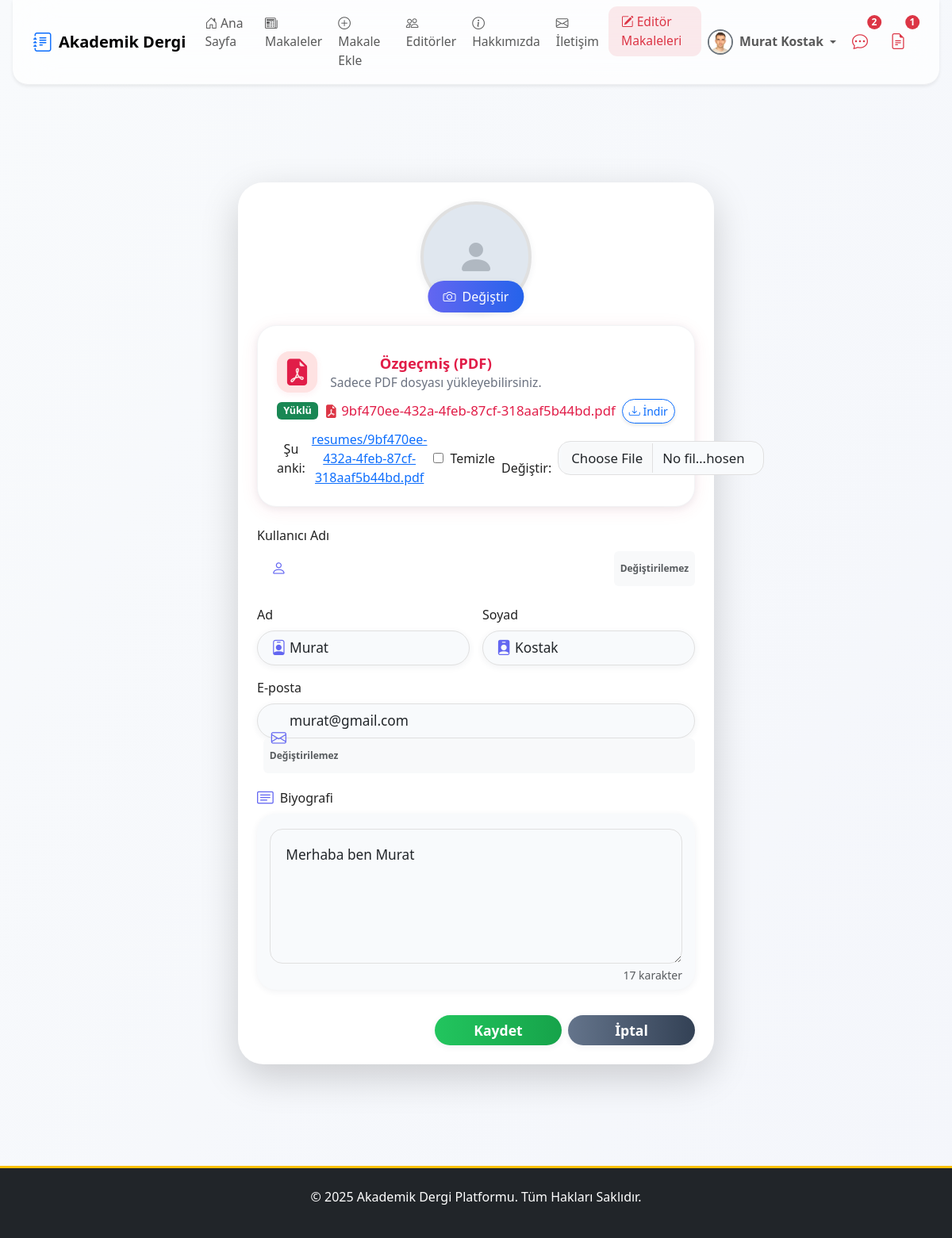
Before: /users/profil/duzenle/ (signed in) with the older database file.
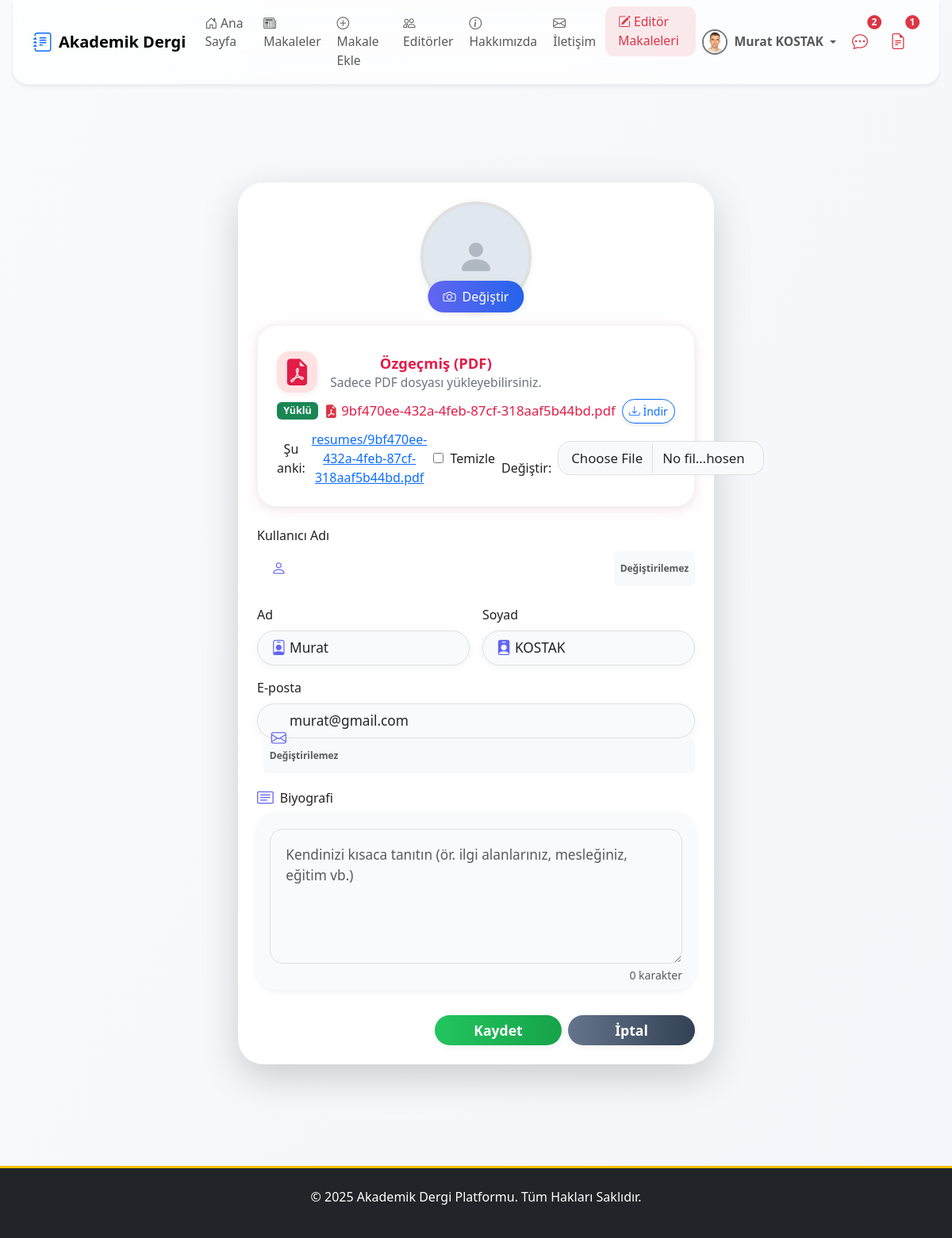
After: the same page with the newer database file.
### apps/users/models.py (models this page shows, shortened)
class User(AbstractUser):
    email = models.EmailField(unique=True, verbose_name="E-posta Adresi")
    biyografi = models.TextField(blank=True, null=True, verbose_name="Biyografi")
    profile_resmi = models.ImageField(
        upload_to=profile_pic_path,
        default='profile_pics/default.png',
        verbose_name="Profil Resmi"
    )
    resume = models.FileField(
        upload_to=resume_path,
        blank=True,
        null=True,
        verbose_name="Özgeçmiş (PDF)"
    )
    is_editor = models.BooleanField(default=False, verbose_name="Editör Yetkisi")
    goster_editorler_sayfasinda = models.BooleanField(
        default=False,
        verbose_name="Editörler Sayfasında Gösterilsin mi?"
    )
    def get_full_name(self):
        return f"{self.first_name} {self.last_name}".strip()

### apps/users/views.py (the view, shortened to what this page needs)
# urls.py: path('profil/duzenle/', ProfilDuzenleView.as_view(), name='profil_duzenle'),
class ProfilDuzenleView(LoginRequiredMixin, UpdateView):
    model = User
    form_class = CustomUserChangeForm
    template_name = 'users/profil_duzenle.html'
    success_url = reverse_lazy('my_profil')
    def get_object(self, queryset=None):
        return self.request.user

### apps/users/forms.py
class CustomUserChangeForm(forms.ModelForm):
    password = None
    class Meta:
        model = User
        fields = ('first_name', 'last_name', 'email', 'biyografi', 'profile_resmi', 'resume')
        widgets = {
            'biyografi': forms.Textarea(attrs={'rows': 4}),
            'resume': forms.ClearableFileInput(attrs={
                'accept': 'application/pdf',
            }),
        }
        labels = {
            'resume': 'Özgeçmiş (PDF)',
        }
        help_texts = {
            'resume': None,
        }

### templates/users/profil_duzenle.html (shortened to what the changed rows need)
{% extends 'base.html' %}
{% load static %}
{% load widget_tweaks %}
{% block content %}
<div class="container py-5">
    <div class="row justify-content-center">
        <div class="col-lg-7 col-md-10 col-12">
            <div class="profile-card shadow-lg border-0 rounded-5 p-4 mx-auto">
                <form method="post" enctype="multipart/form-data" class="p-0">
                    <div class="text-center mb-4">
                        <div class="resume-modern-box mb-4">
                            <div class="resume-modern-content mt-2">
                                {% if user.resume %}
                                    <div class="resume-modern-file d-flex align-items-center gap-2 mb-2">
                                        <span class="badge bg-success">Yüklü</span>
                                        <a href="{{ user.resume.url }}" target="_blank" class="resume-modern-filename">
                                            <i class="bi bi-file-earmark-pdf-fill text-danger"></i> {{ user.resume.name|cut:'resumes/' }}
                                        </a>
                                        <a href="{{ user.resume.url }}" target="_blank" class="btn btn-outline-primary btn-sm"><i class="bi bi-download"></i> İndir</a>
                                    </div>
                                {% endif %}
                                <div class="resume-modern-upload d-flex align-items-center gap-2">
                                    {{ form.resume|add_class:'form-control resume-modern-input'|attr:'accept:application/pdf' }}
                                </div>
                            </div>
                        </div>
                    </div>
                    <div class="row g-3">
                        <div class="col-md-6 col-12">
                            <div class="input-icon-group">
                                <i class="bi bi-person-badge"></i>
                                {{ form.first_name|add_class:'form-control profile-input' }}
                            </div>
                        </div>
                        <div class="col-md-6 col-12">
                            <div class="input-icon-group">
                                <i class="bi bi-person-badge-fill"></i>
                                {{ form.last_name|add_class:'form-control profile-input' }}
                            </div>
                        </div>
                        <div class="col-12">
                            <div class="input-icon-group">
                                <i class="bi bi-envelope"></i>
                                {{ form.email|add_class:'form-control profile-input'|attr:'readonly:true' }}
                                <span class="badge bg-light text-muted ms-2 align-middle" style="height: 44px; display: flex; align-items: center;">Değiştirilemez</span>
                            </div>
                        </div>
                        <div class="col-12">
                            <div class="bio-modern-box position-relative mb-2">
                                {{ form.biyografi|add_class:'form-control bio-modern-textarea'|attr:'rows:5'|attr:'placeholder:Kendinizi kısaca tanıtın (ör. ilgi alanlarınız, mesleğiniz, eğitim vb.)' }}
                                <div class="bio-char-count text-end small text-muted mt-1" id="bio-char-count"></div>
                            </div>
                        </div>
                    </div>
                </form>
            </div>
        </div>
    </div>
</div>
{% endblock %}

### templates/partials/_navbar.html (shortened to what the changed rows need)
{% load static %}
{% load form_tags %}
<nav class="navbar navbar-expand-lg navbar-light fixed-top navbar-glass shadow-sm">
    <div class="container position-relative">
        <div class="collapse navbar-collapse justify-content-between mobile-glass-menu" id="navbarNav">
            <ul class="navbar-nav align-items-center gap-lg-1 gap-2 d-none d-lg-flex">
                {% if user.is_authenticated %}
                    <li class="nav-item dropdown">
                        <a class="nav-link dropdown-toggle d-flex align-items-center" href="#" id="userDropdownDesktop" role="button" data-bs-toggle="dropdown" aria-expanded="false">
                            {% if user.profile_resmi %}
                                <img src="{{ user.profile_resmi.url }}" class="rounded-circle me-2" width="32" height="32" alt="{{ user.get_full_name|default:user.username }}" style="object-fit: cover;">
                            {% else %}
                                <div class="rounded-circle bg-primary bg-opacity-10 d-flex justify-content-center align-items-center me-2" style="width: 32px; height: 32px;">
                                    <i class="bi bi-person text-primary"></i>
                                </div>
                            {% endif %}
                            <span class="fw-semibold me-1">
                                {% if user.is_superuser %}
                                    ADMİN
                                {% else %}
                            {{ user.get_full_name|default:user.username }}
                                {% endif %}
                            </span>
                        </a>
                    </li>
                {% endif %}
            </ul>
        </div>
    </div>
</nav>

Changed rows visible on the page:
changed User "9bf470ee-432a-4feb-87cf-318aaf5b44bd.pdf": get_full_name "Murat Kostak" → "Murat KOSTAK"; last_name "Kostak" → "KOSTAK"; biyografi "Merhaba ben Murat" → (not shown)
Other visible differences:
text written by a page script: "17 karakter" → "0 karakter"
